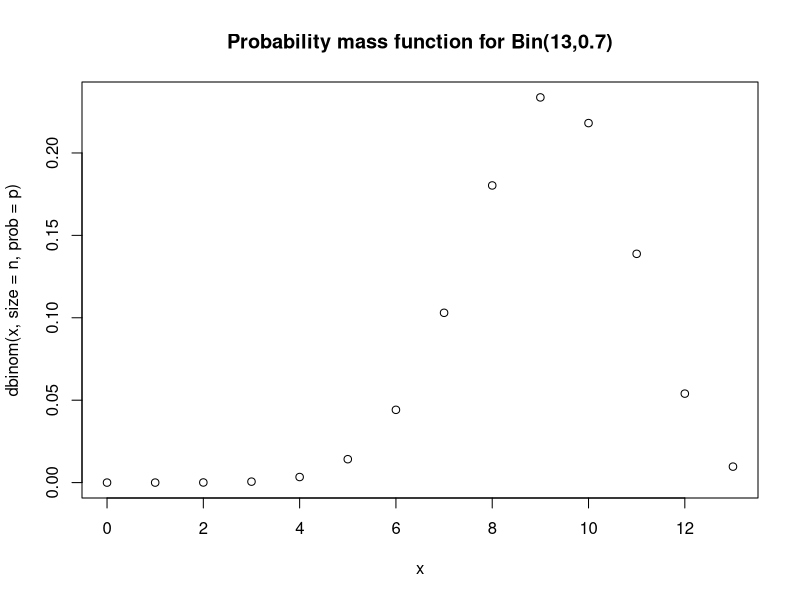
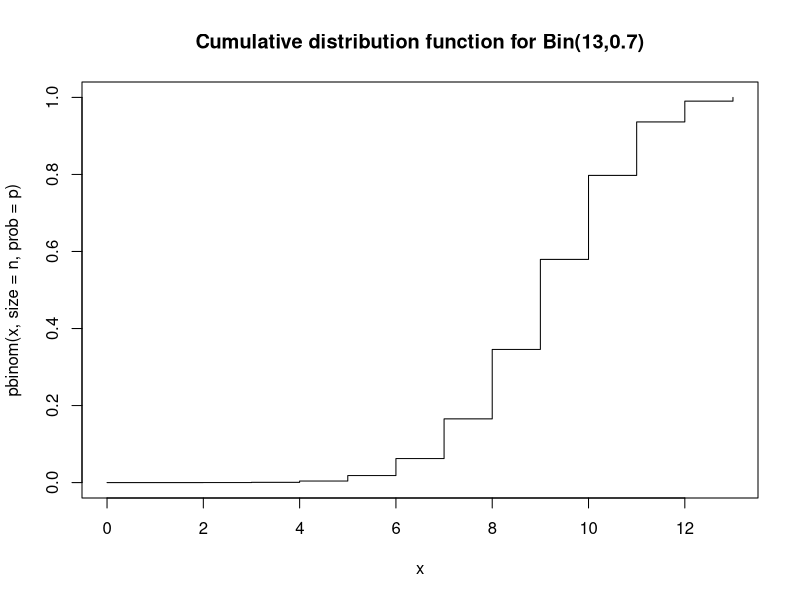
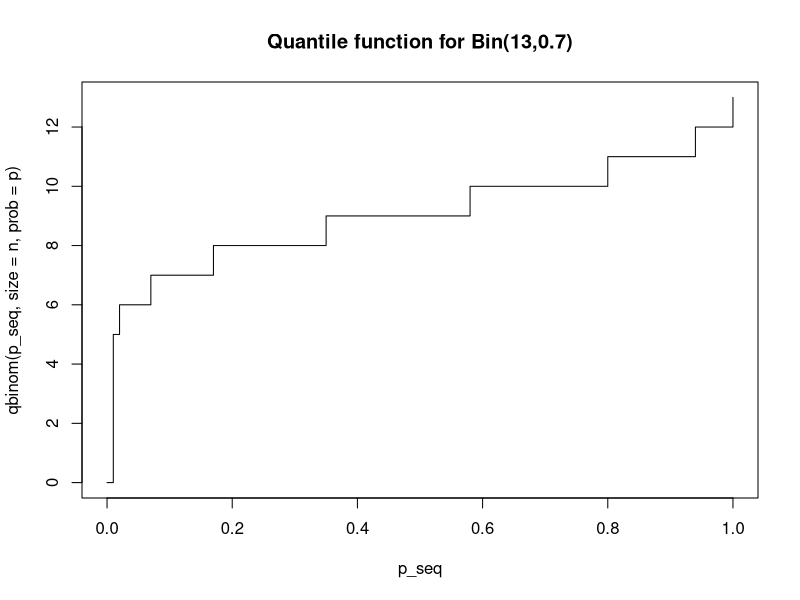
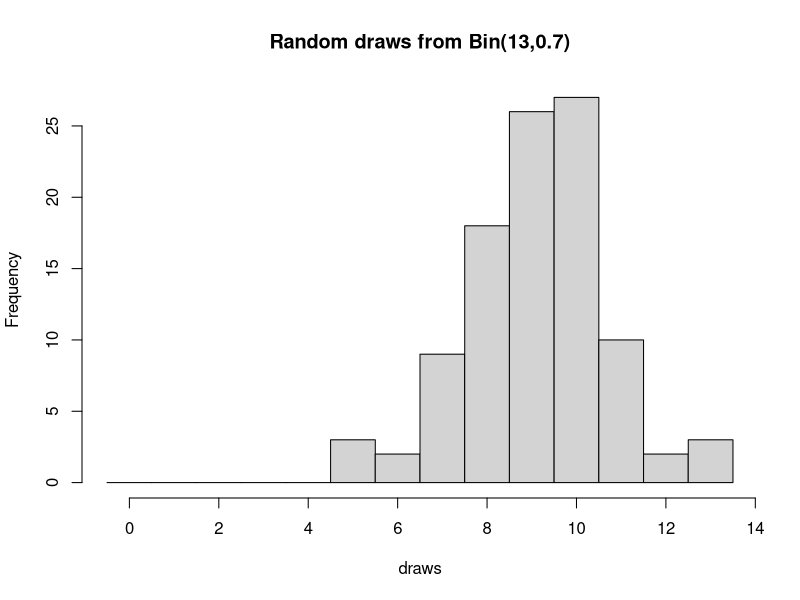
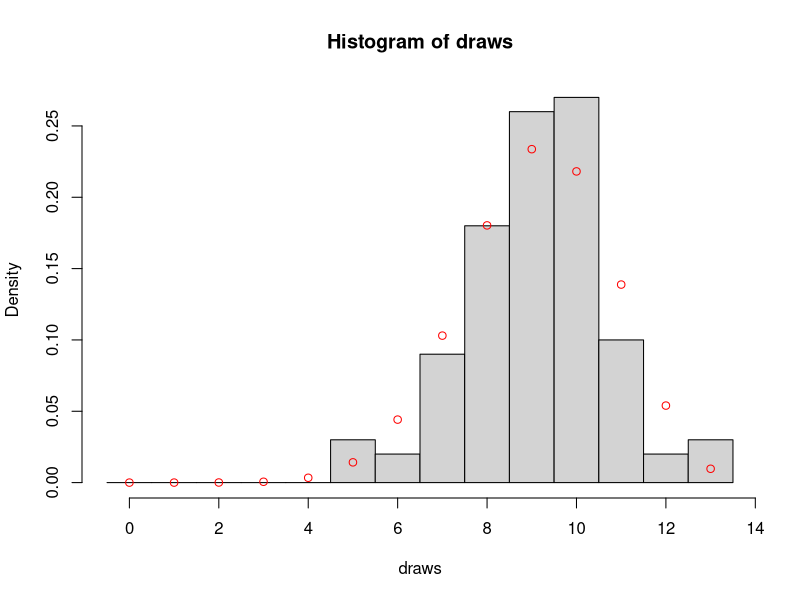
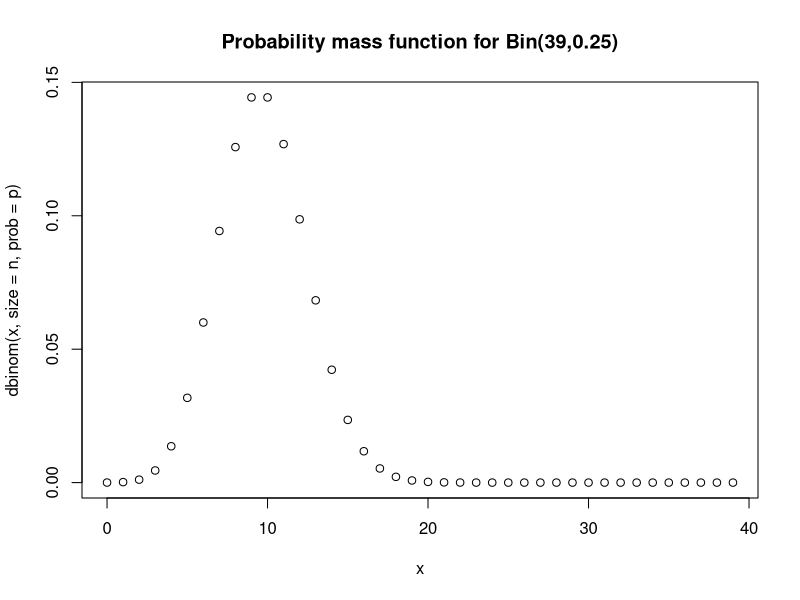
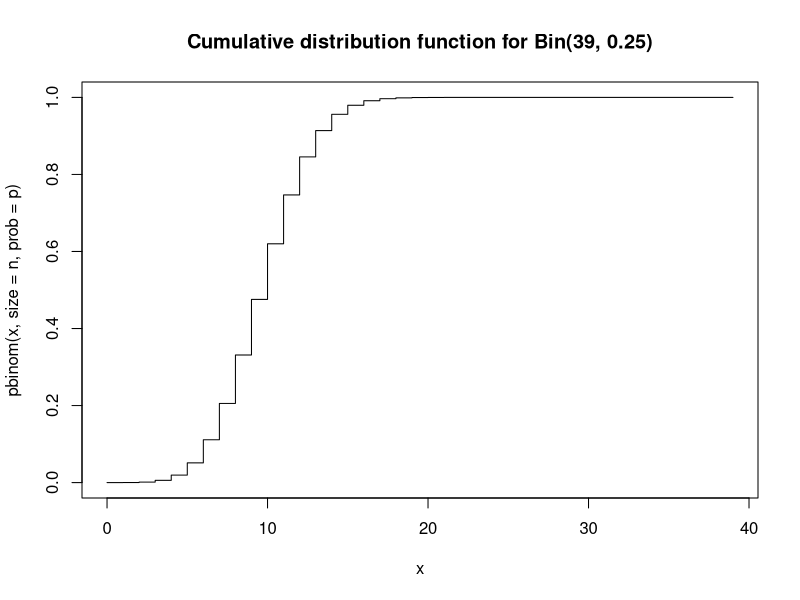
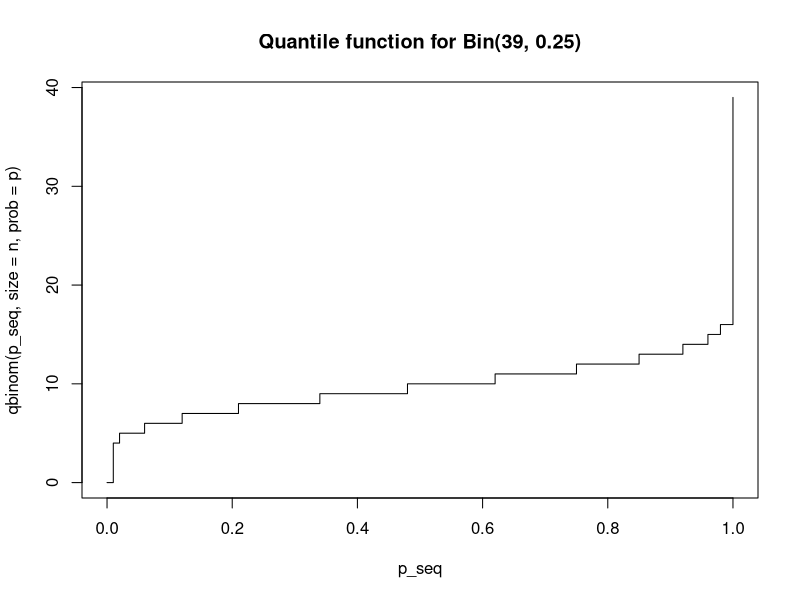

Write R code to recreate these figures, in order. (Note: this script raises an error after producing the figures.)
## ---- chunk 1
n <- 13
p <- 0.7
dbinom(6, size = n, prob = p)
## ---- chunk 2
x <- 0:n
plot(x, dbinom(x, size = n, prob = p), main = "Probability mass function for Bin(13,0.7)")
## ---- chunk 3
pbinom(9, size = n, prob = p)
## ---- chunk 4
plot(x, pbinom(x, size = n, prob = p), type="s", main = "Cumulative distribution function for Bin(13,0.7)")
## ---- chunk 5
p_seq <- seq(from = 0, to = 1, length = 101)
plot(p_seq, qbinom(p_seq, size = n, prob = p), type="s", main = "Quantile function for Bin(13,0.7)")
## ---- chunk 6
draws <- rbinom(100, size = n, prob = p) # draw 100
brks  <- (0:(n+1)) - 0.5
hist(draws, breaks = brks, main = "Random draws from Bin(13,0.7)") 
## ---- chunk 7
hist(draws, breaks = brks, probability = TRUE)
points(x, dbinom(x, size = n, prob = p), col="red")
## ---- chunk 8
n <- 39
p <- 0.25
x <- 0:n

plot(x, dbinom(x, size = n, prob = p),                     main = 'Probability mass function for Bin(39,0.25)')
plot(x, pbinom(x, size = n, prob = p),         type = 's', main = 'Cumulative distribution function for Bin(39, 0.25)')
plot(p_seq, qbinom(p_seq, size = n, prob = p), type = 's', main = 'Quantile function for Bin(39, 0.25)')

draws <- rbinom(999, size = n, prob = p)
brks  <- (0:(n+1)) - 0.5
hist(draws, breaks = brks, probability = TRUE, main = "Random draws from Bin(39,0.25)")
points(x, dbinom(x, size = n, prob = p), col="red")
## ---- chunk 9
rate <- 2
x <- 0:10 # with no upper limit we need to decide on an upper limit

plot(x, dpois(x, lambda = rate), main = "Probability mass function for Po(2)") 
## ---- chunk 10
plot(x, ppois(x, lambda = rate), type="s", main = "Cumulative distribution function for Po(2)")
## ---- chunk 11
plot(p_seq, qpois(p_seq, lambda = rate), type="s", ylim=c(0,10), main = "Quantile function for Po(2)") # Change the y limits for comparison purposes
## ---- chunk 12
draws <- rpois(100, lambda = rate)

hist(draws, breaks = (0:(max(draws)+1)) - 0.5, probability = TRUE, main = "Random draws from Po(2)")
points(x, dpois(x, lambda = rate), col="red")
## ---- chunk 13
rate <- 23
x <- 5:40 # with no upper limit we need to decide on an upper limit

plot(x, dpois(x, lambda = rate),                   main = 'Probability mass function for Po(23)')
plot(x, ppois(x, lambda = rate),         type="s", main = 'Cumulative distribution function for Po(23)')
plot(p_seq, qpois(p_seq, lambda = rate), type="s", main = 'Quantile function for Po(23)')

draws <- rpois(999, lambda = rate) 
hist(draws, breaks = (min(draws):(max(draws)+1)) - 0.5, probability = TRUE, main = "Random draws from Po(23)")
points(x, dpois(x, lambda = rate), col="red")
## ---- chunk 14
a <- 0
b <- 1

# The curve function expects you to give a function of `x` and then it 
# (internally) creates a sequence of values from `from` and to `to` and creates
# plots similar to what we had before, but using a line rather than points.
curve(dunif(x, min = a, max = b), from = -1, to = 2,
      xlab='y', ylab='f(y)', main='Probability density function for Unif(0,1)')
## ---- chunk 15
curve(punif(x, min = a, max = b), from = -1, to = 2,
      xlab='y', ylab='F(y)', main='Cumulative distribution function for Unif(0,1)')
## ---- chunk 16
curve(qunif(x, min = a, max = b), from = 0, to = 1,
      xlab='p', ylab='F^{-1}(p)', main='Quantile function for Unif(0,1)')
## ---- chunk 17
random_uniforms <- runif(100, min = a, max = b)
hist(random_uniforms, probability = TRUE, main = "Random draws from Unif(0,1)")
curve(dunif(x, min = a, max = b), add = TRUE, col="red")
## ---- chunk 18
a <- 13
b <- 65

opar = par(mfrow=c(2,2)) # Create a 2x2 grid of figures
curve(dunif(x, min = a, max = b), from = a-1, to = b+1,
      xlab='y', ylab='f(y)', main='Probability density function for Unif(13,65)')
curve(punif(x, min = a, max = b), from = a-1, to = b+1,
      xlab='y', ylab='f(y)', main='Cumulative distribution function for Unif(13,65)')
curve(qunif(x, min = a, max = b), from = 0, to = 1,
      xlab='y', ylab='f(y)', main='Quantile function for Unif(13,65)')
random_uniforms <- runif(999, min = a, max = b)
hist(random_uniforms, probability = TRUE, main = "Random draws from Unif(13,65)")
curve(dunif(x, min = a, max = b), add=TRUE, col="red")
par(opar)
## ---- chunk 19
mu    <- 0
sigma <- 1 # standard deviation

curve(dnorm(x, mean = mu, sd = sigma), # notice the 3rd argument is the sd
      from = -4, to = 4,
      main = "PDF for a standard normal")
## ---- chunk 20
curve(pnorm(x, mean = mu, sd = sigma), 
      from = -4, to = 4,
      main = "CDF for a standard normal",
      ylab = "F(x)")
## ---- chunk 21
curve(qnorm(x, mean = mu, sd = sigma),
      from = 0, to = 1, 
      main = "Quantile function for a standard normal")
## ---- chunk 22
draws <- rnorm(100, mean = mu, sd = sigma)
hist(draws, probability = TRUE)
curve(dnorm(x, mean = mu, sd = sigma), add = TRUE, col = "red")
## ---- chunk 23
mu    <- -4
sigma <- sqrt(3) # standard deviation!!!

opar = par(mfrow=c(2,2))
curve(dnorm(x, mean = mu, sd = sigma), 
      from = mu-4*sigma, to = mu+4*sigma,
      main = "PDF for a normal")

curve(pnorm(x, mean = mu, sd = sigma), 
      from = mu-4*sigma, to = mu+4*sigma,
      main = "CDF for a normal")

curve(qnorm(x, mean = mu, sd = sigma),
      from = 0, to = 1, 
      main = "Quantile function for a normal")

draws <- rnorm(999, mean = mu, sd = sigma)
hist(draws, probability = TRUE)
curve(dnorm(x, mean = mu, sd = sigma), add = TRUE, col = "red")
par(opar)
## ---- chunk 24
# Try any values for mu and sigma
mu    <- 0
sigma <- 1

pnorm(mu+1*sigma, mean = mu, sd = sigma) - pnorm(mu-1*sigma, mean = mu, sd = sigma)
pnorm(mu+2*sigma, mean = mu, sd = sigma) - pnorm(mu-2*sigma, mean = mu, sd = sigma)
pnorm(mu+3*sigma, mean = mu, sd = sigma) - pnorm(mu-3*sigma, mean = mu, sd = sigma)

## ---- chunk 25
n <- 70
p <- 0.015

dbinom(0, size = n, prob = p)
1-pbinom(2, size = n, prob = p)
## ---- chunk 26
knitr::knit("lab03.Rmd", tangle = TRUE)
